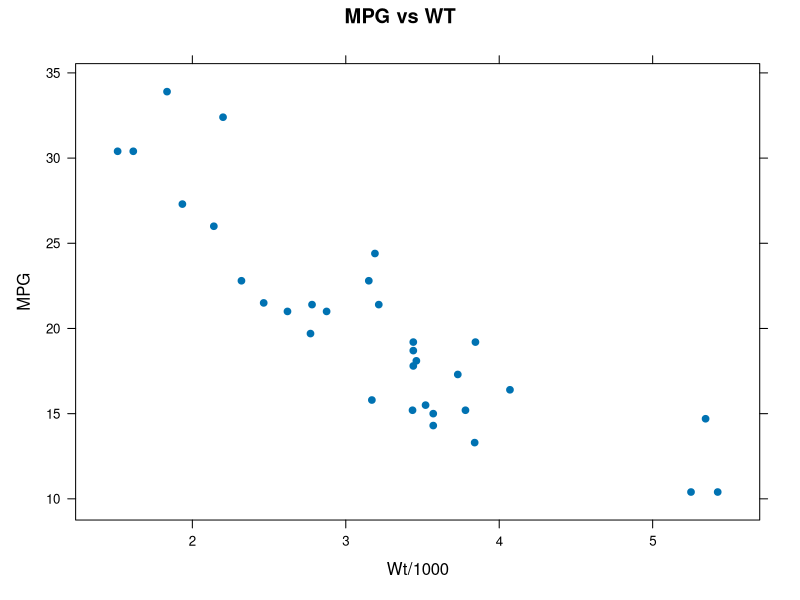
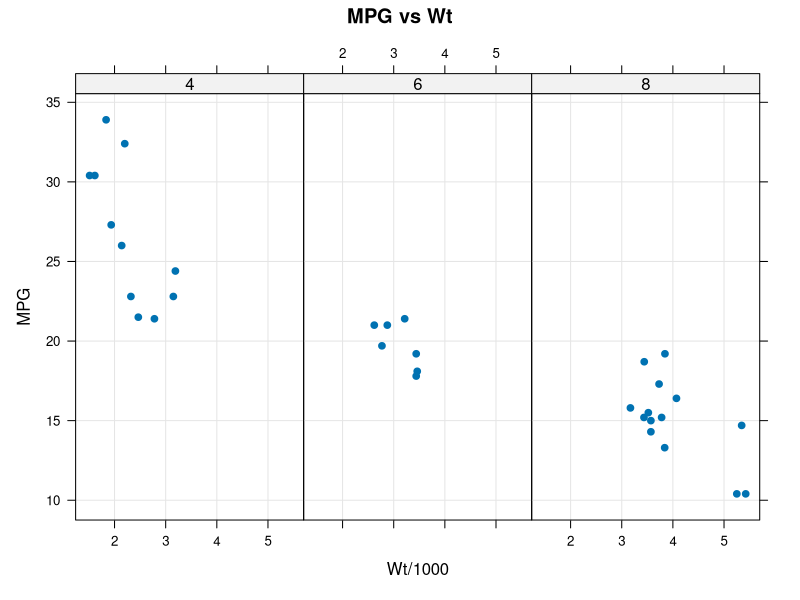
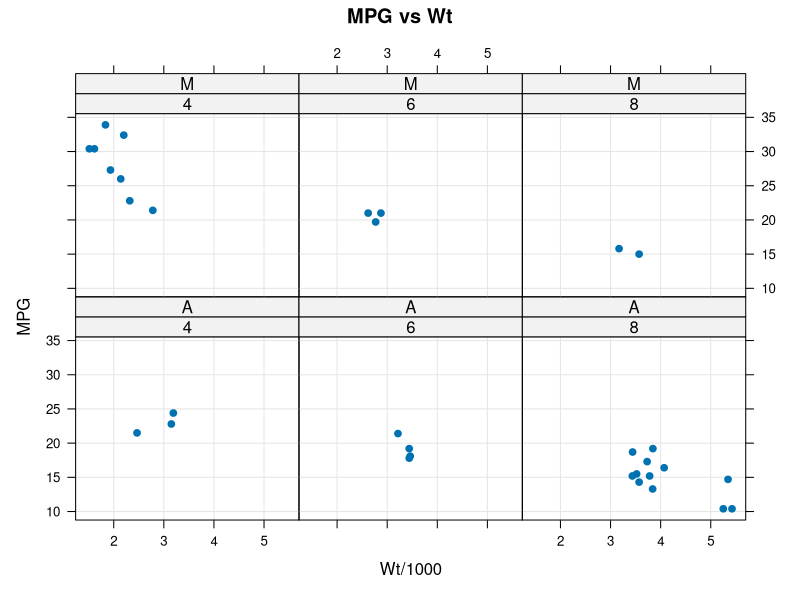
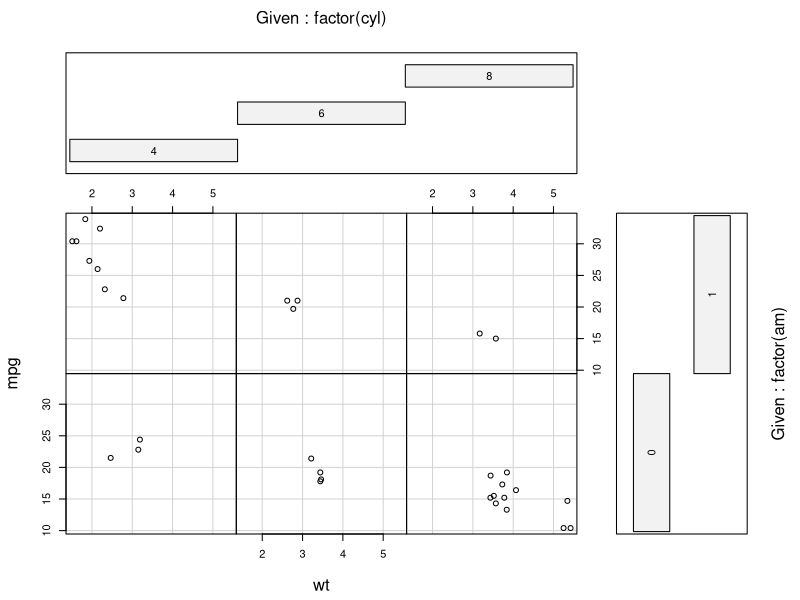
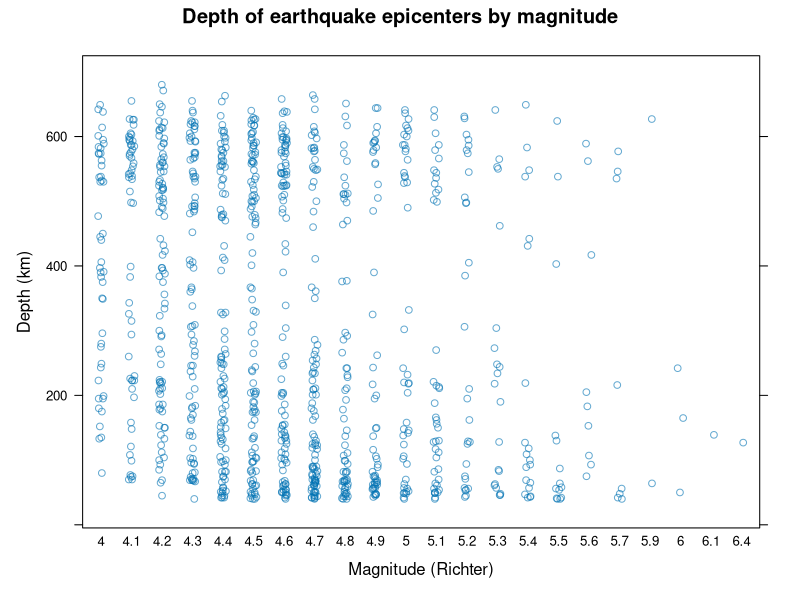
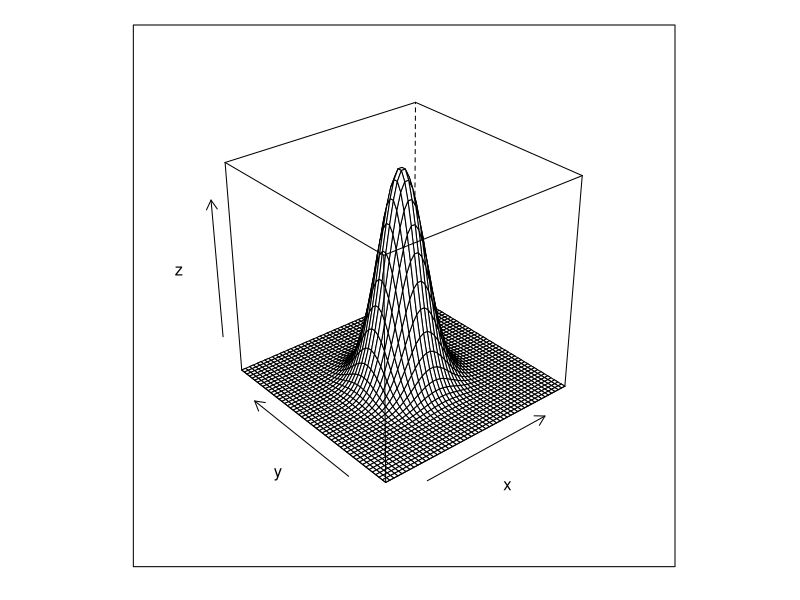

Write the R code that produced these figures, in order.
## ---- chunk 1
library(lattice)

xyplot(mpg~wt, data=mtcars, pch=19, main="MPG vs WT", xlab="Wt/1000", ylab="MPG")
## ---- chunk 2
xyplot(mpg~wt | factor(cyl), data=mtcars, pch=19, main="MPG vs Wt", xlab="Wt/1000", ylab="MPG", layout=c(3,1), type=c("p", "g"))
## ---- chunk 3
xyplot(mpg~wt | factor(cyl) + factor(am, labels=c("A", "M")), data=mtcars, main="MPG vs Wt", xlab="Wt/1000", ylab="MPG", pch=19, type=c("p", "g"))
## ---- chunk 4
coplot(mpg~wt|factor(cyl)+factor(am),data=mtcars) 
## ---- chunk 5
stripplot(depth ~ factor(mag), data=quakes, jitter.data=TRUE, alpha=0.6, main="Depth of earthquake epicenters by magnitude", xlab="Magnitude (Richter)", ylab="Depth (km)")
## ---- chunk 6
x <- y <- seq(-5, 5, length=50)
xy <- expand.grid(x, y)
z <- (1/(2*pi))*exp(-.5*(xy[,1]^2+xy[,2]^2))
wireframe(z~xy[,1]*xy[,2], xlab="x", ylab="y")
